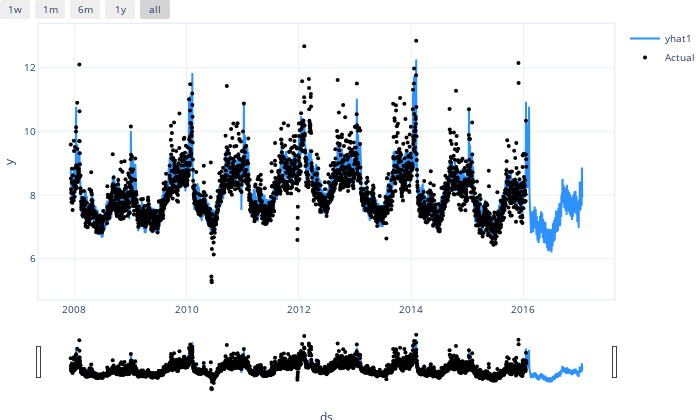

Write notebook code for a chart like this one.
### Markdown cell above
With TorchProphet, the import location for the function changes.

### Code cell
from neuralprophet.TorchProphet import plot_plotly

plot_plotly(np, forecast_np)

### Figure 1 — Plotly figure (JSON) as saved in the notebook; plotly's stock layout.template omitted (floating-point values rounded to 4 significant figures; data arrays with more than 128 entries replaced by an {"elided": "..."} marker saying what was removed)
{"data": [{"fill": "none", "line": {"color": "rgba(45, 146, 255, 1.0)", "width": 2}, "mode": "lines", "name": "yhat1", "type": "scatter", "x": {"elided": "3328 str values"}, "y": {"elided": "3328 float values"}}, {"marker": {"color": "black", "size": 4}, "mode": "markers", "name": "Actual", "type": "scatter", "x": {"elided": "3328 str values"}, "y": {"elided": "3328 float values"}}], "layout": {"autosize": true, "font": {"size": 10}, "height": 420, "hovermode": "x unified", "margin": {"b": 0, "l": 0, "pad": 0, "r": 10, "t": 10}, "showlegend": true, "title": {"font": {"size": 12}}, "width": 700, "xaxis": {"linewidth": 1.5, "mirror": true, "rangeselector": {"buttons": [{"count": 7, "label": "1w", "step": "day", "stepmode": "backward"}, {"count": 1, "label": "1m", "step": "month", "stepmode": "backward"}, {"count": 6, "label": "6m", "step": "month", "stepmode": "backward"}, {"count": 1, "label": "1y", "step": "year", "stepmode": "backward"}, {"step": "all"}]}, "rangeslider": {"visible": true}, "showline": true, "title": {"text": "ds"}, "type": "date"}, "yaxis": {"linewidth": 1.5, "mirror": true, "showline": true, "title": {"text": "y"}}}}
